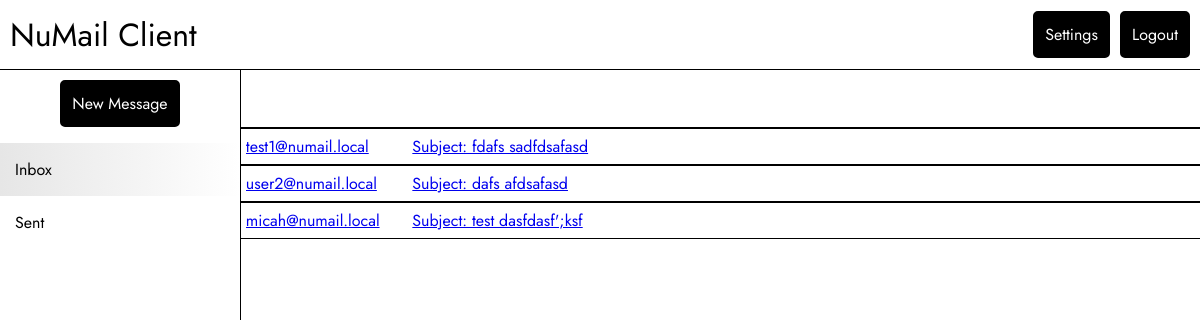
Page / (signed in) on the earlier database version.
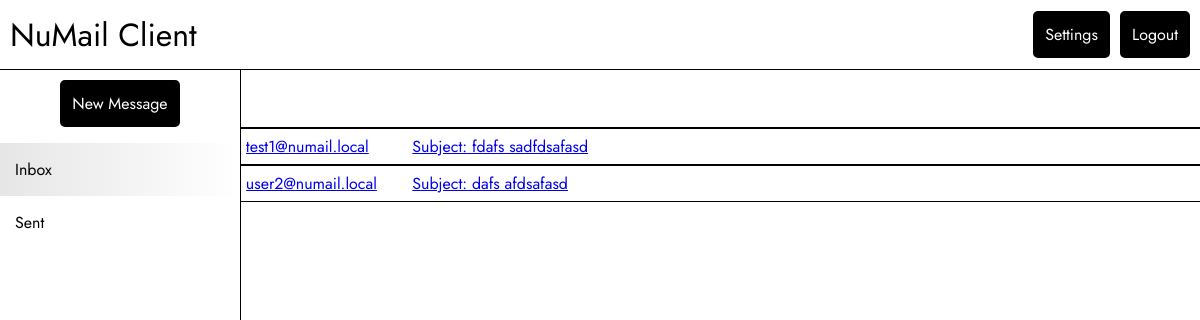
Same page on the later database version.
### tables this page shows
CREATE TABLE Messages (
    messageId VARCHAR(255) PRIMARY KEY NOT NULL UNIQUE,
    receiverId VARCHAR(255) DEFAULT NULL,
    messageMailbox INTEGER NOT NULL,
    messageTimestamp DATETIME NOT NULL DEFAULT CURRENT_TIMESTAMP,
    messageType INTEGER NOT NULL DEFAULT 0,
    isSent BOOLEAN NOT NULL DEFAULT 0, -- 0 means you received the message
    messageFrom VARCHAR(100) NOT NULL,
    messageTo VARCHAR(100) NOT NULL,
    messageContent TEXT NOT NULL,
    readConfirm BOOLEAN NOT NULL DEFAULT 0,
    messageSent BOOLEAN NOT NULL DEFAULT 0,
    messageAttachments TEXT DEFAULT NULL,
    messageUnsubscribe VARCHAR(255) DEFAULT NULL,
    messageRead BOOLEAN DEFAULT NULL,
    FOREIGN KEY (messageMailbox) REFERENCES Mailboxes(mailboxId)
);

### ui.py (the view)
@app.route("/")
def index():
    if 'username' not in session:
        return redirect(url_for('login'))
    messages = get_user_messages(user_name=session["username"])
    if not messages:
        messages = []
    print(messages)
    return render_template('index.html', messages=messages, isSent=False)

### db/db.py (called while the page is built)
@contextlib.contextmanager
def get_db():
    db = sqlite3.connect("./db/sqlite/numail.db")
    try:
        db.row_factory = sqlite3.Row
        yield db
    finally:
        db.close()

### templates/index.html (shortened to what this page needs)
<!DOCTYPE html>
<html lang="en">
<head>
    <link rel="stylesheet" type="text/css" href="{{ url_for('static', filename='css/style.css') }}">
    <link rel="stylesheet" type="text/css" href="{{ url_for('static', filename='css/index.css') }}">
</head>
<body>
    <div class="header">
        <h1>NuMail Client</h1>
        <div class="header-right">
            <a href="/settings" class="button">Settings</a>
            <a href="/logout" class="button">Logout</a>
        </div>
    </div>
    <div class="main">
        <div class="main-side-by-side">
            <div class="sidebar">
                <div class="sidebar-btn">
                    <a href="/new" class="button">New Message</a>
                </div>
                <ul class="sidebar-list">
                    <li><a href="/" {{'class="sidebar-active"'|safe if not isSent}}>Inbox</a></li>
                    <li><a href="/sent" {{'class="sidebar-active"'|safe if isSent}}>Sent</a></li>
                </ul>
            </div>
            <div class="main-content">
                <div class="main-top">
                </div>
                {% for message in messages %}
                    {% if not isSent %}
                        {% if not message["isSent"] %}
                            <a href="/view/{{message['messageId']}}" class="mail-item">
                                <span class="mail-from">{{message["messageFrom"]}}</span>
                                <span class="mail-dec">{{message["messageContent"]}}</span>
                            </a>
                        {% endif %}
                    {% endif %}
                {% endfor %}
            </div>
        </div>
    </div>
</body>
</html>

### static/css/style.css (style rules this page uses)
body { font-family: "Jost", serif; margin: 0; padding: 0; }
.header { width: 100%; padding: 10px; border-bottom: 1px solid black; box-sizing: border-box; display: flex; height: 70px; align-items: center; position: fixed; background-color: white; top: 0; justify-content: space-between; }
.header-right { display: flex; }
.header-right a { margin-left: 10px; }
.header h1 { font-weight: normal; margin: 0; }
.main { margin-top: 70px; height: calc(100vh - 70px); }
.button { padding: 10px; background-color: black; color: white; border: 2px solid black; border-radius: 5px; font-size: 16px; text-decoration: none; }

### static/css/index.css (style rules this page uses)
.main-side-by-side { height: 100%; width: 100%; display: flex; }
.sidebar { border-right: 1px solid black; height: 100%; width: 20%; overflow-y: scroll; }
.main-content { height: 100%; width: 80%; overflow-y: scroll; display: flex; flex-direction: column; }
.sidebar-list { list-style: none; padding-left: 0; box-sizing: border-box; width: 100%; }
.sidebar-list li a { box-sizing: border-box; width: 100%; display: block; }
.sidebar-list li a { color: black; text-decoration: none; padding: 15px; box-sizing: border-box; width: 100%; }
.sidebar-active { background-image: linear-gradient(to right, #E6E6E6 , white); }
.sidebar-btn { width: 100%; display: flex; justify-content: center; margin-top: 10px; }
.main-top { width: 100%; height: 57px; border-bottom: solid 1px black; }
.mail-item { border-bottom: solid 1px black; border-top: solid 1px black; display: flex; align-items: center; height: 35px; padding: 0 5px; }
.mail-from { width: 20%; white-space: nowrap; overflow: hidden; text-overflow: ellipsis; display: inline-block; }
.mail-dec { width: 100%; white-space: nowrap; overflow: hidden; text-overflow: ellipsis; display: inline-block; margin-left: 10px; }

Differences in the rows shown:
removed Messages: messageFrom "micah@numail.local", messageContent "Subject: test dasfdasf';ksf"
